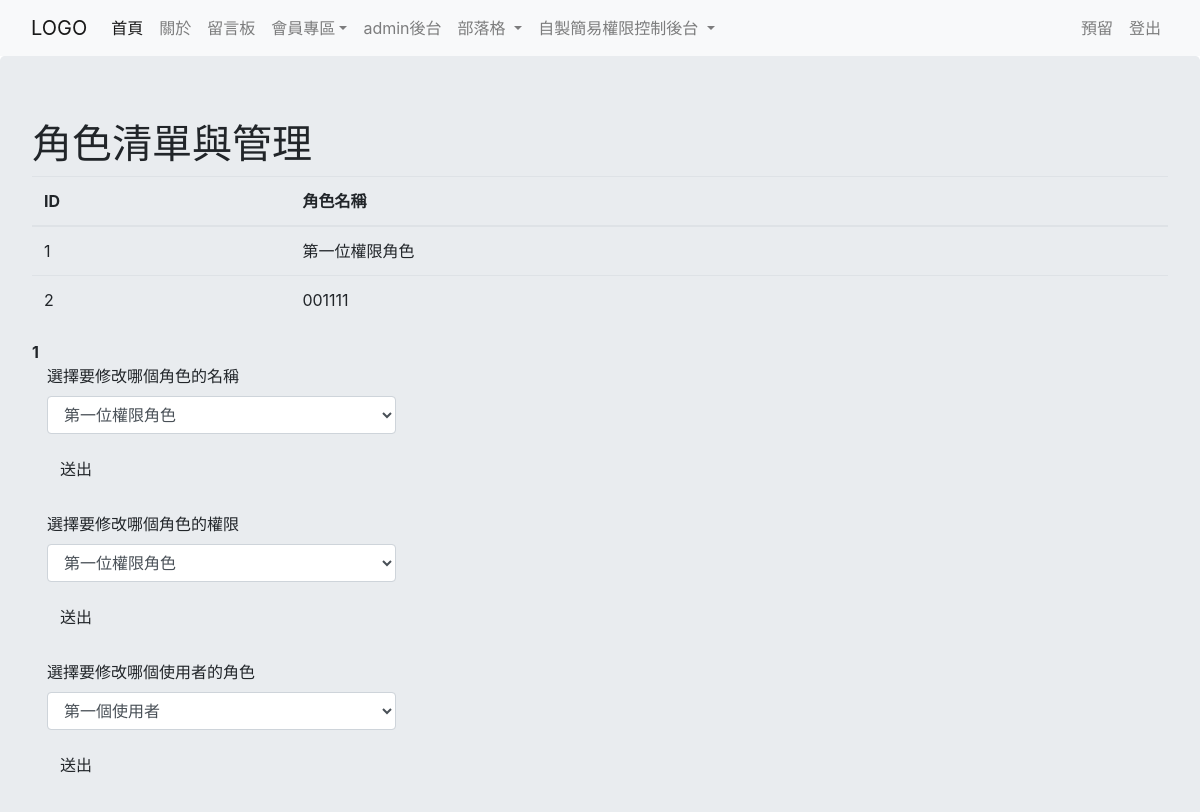
Before: /main/rolemanager/r (signed in) with the older database file.
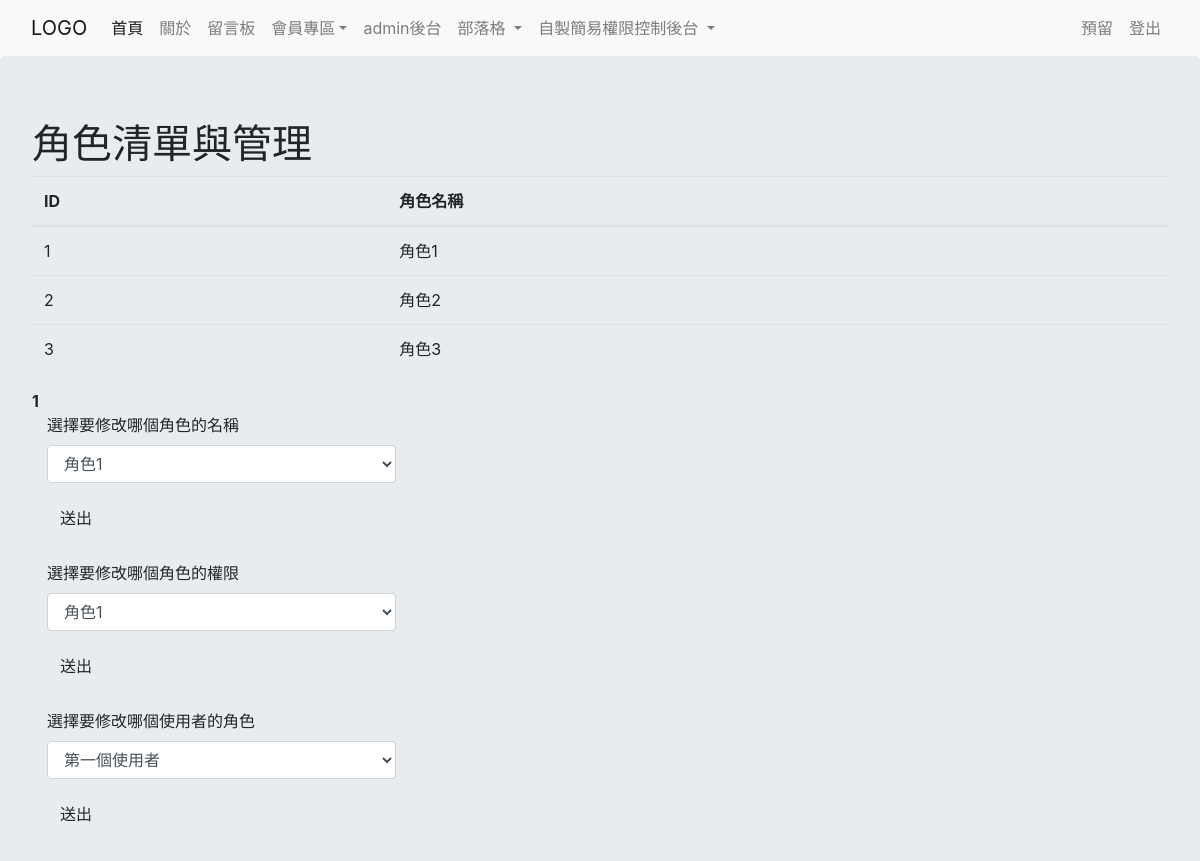
After: the same page with the newer database file.
### newproject/models.py (models this page shows, shortened)
class Role(db.Model):
    __tablename__ ='roles'
    id = db.Column(db.Integer, primary_key=True)
    name = db.Column(db.String(50))
    funcs = db.relationship('Func', secondary=relations_role_func, lazy='subquery',
                            backref=db.backref('roles', lazy=True))

### newproject/main/view.py (the view)
@main.route('/rolemanager/r', methods=['GET', 'POST'])
@main.route('/rolemanager/r/<int:page>/', methods=['GET', 'POST'])
@login_required
def role_manager_r(page=1):
    form = Form_Role_edit()
    form2 = Form_Role_Func_edit()
    form3 = Form_User_Role_edit()
    columns = ['ID', '角色名稱']
    roles = Role.query.filter_by().paginate(page=page,per_page=5)
    if form.validate_on_submit():
        Role_edit = form.Role_edit.data
        return redirect(url_for('main.role_manager_e', role_id=Role_edit))
    if form2.validate_on_submit():
        Role_Func_edit = form2.Role_Func_edit.data
        return redirect(url_for('main.role_func_manager', role_id=Role_Func_edit))
    if form3.validate_on_submit():
        User_Role_edit = form3.User_Role_edit.data
        return redirect(url_for('main.user_role_manager', user_id=User_Role_edit))
    return render_template('main/readRole.html', roles=roles, columns=columns, form=form, form2=form2, form3=form3)

### newproject/main/form.py
class Form_Role_edit(FlaskForm):
    Role_edit = SelectField('選擇要修改哪個角色的名稱', coerce=int)
    submit = SubmitField('送出')
    def __init__(self):
        super(Form_Role_edit, self).__init__()
        self.Role_edit.choices = [(a.id, a.name)
                            for a in Role.query.order_by().all()]

class Form_Role_Func_edit(FlaskForm):
    Role_Func_edit = SelectField('選擇要修改哪個角色的權限', coerce=int)
    submit = SubmitField('送出')
    def __init__(self):
        super(Form_Role_Func_edit, self).__init__()
        self.Role_Func_edit.choices = [(a.id, a.name)
                            for a in Role.query.order_by().all()]

### newproject/models.py (called while the page is built)
@login_manager.user_loader
def load_user(user_id):
    return User.query.get(user_id)

### newproject/templates/main/readRole.html (shortened to what this page needs)
{% extends "base.html" %}
{% import "bootstrap/wtf.html" as wtf %}
{% import "_macro.html" as macros %}
{% block main %}
<div class="jumbotron">
    <div class="page-header">
        <h1>角色清單與管理</h1>
    </div>
    <div class="func-list">
        <table class="table">
            <thead>
                <tr>
                    {% for column in columns %}
                    <th>{{ column }}</th>
                    {% endfor %}
                </tr>
            </thead>
            {% for role in roles.items %}
            <tr>
                <td>{{ role.id }}</td>
                <td>{{ role.name }}</td>
            </tr>
            {% endfor %}
        </table>
    </div>
    <div class="paginate">
        {{ macros.macro_paginate(roles, 'main.role_manager_r') }}
    <div class="col-md-4">
        {{ wtf.quick_form(form) }}
    </div>
    <br>
    <div class="col-md-4">
        {{ wtf.quick_form(form2) }}
    </div>
    <br>
    <div class="col-md-4">
        {{ wtf.quick_form(form3) }}
    </div>
</div>
{% endblock %}

Changed rows visible on the page:
changed Role id 1: name "第一位權限角色" → "角色1"
changed Role id 2: name "001111" → "角色2"
added Role: id "3", name "角色3"
Other visible differences:
form field Role_edit: "第一位權限角色" → "角色1"
form field Role_Func_edit: "第一位權限角色" → "角色1"
